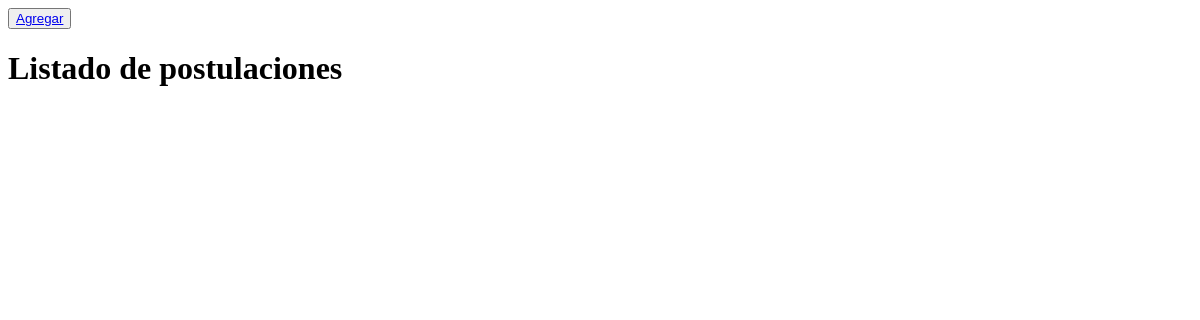
/crud/, run on an earlier commit of the app's database.
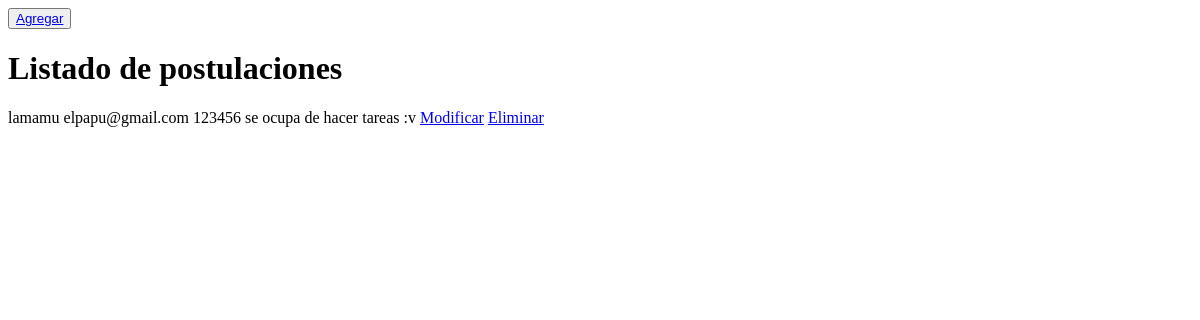
And on a later commit of the database.
### mi_app/models.py (models this page shows)
class postulacion(models.Model):
    nombre_post = models.TextField(max_length=50)
    correo_post = models.TextField(max_length=50)
    numero_post = models.IntegerField()
    ocupacion_post = models.TextField(max_length=200)

### mi_app/views.py (the view)
# urls.py: path('crud/',views.crud,name='crud'),
def crud(request):
    postulaciones=postulacion.objects.all()
    context={"postulaciones":postulaciones}
    return render(request, 'mi_app/crud.html',context)

### mi_app/templates/mi_app/crud.html (shortened to what this page needs)
{% load static %}
<!DOCTYPE html>
<html lang="en">
<head>
</head>
<body>
    <button type="button">
        <a href="{% url 'addPostulante' %}"> Agregar</a>
    </button>
    <h1>Listado de postulaciones</h1>
    {% for postulacion in postulaciones %}
    <tr>
        <td> {{postulacion.nombre_post}}
        <td> {{postulacion.correo_post}}
        <td> {{postulacion.numero_post}}
        <td> {{postulacion.ocupacion_post}}
        <td> <a href="{% url 'findPostulante' pk=postulacion.id%}">Modificar</a>
        <td> <a href="{% url 'delPostulante' pk=postulacion.id%}">Eliminar</a>
        <br>
    </tr>
    {% endfor%}
</body>

What changed in the data, as far as the page shows it:
added postulacion: nombre_post "lamamu", correo_post "elpapu@gmail.com", numero_post "123456", ocupacion_post "se ocupa de hacer tareas :v"
